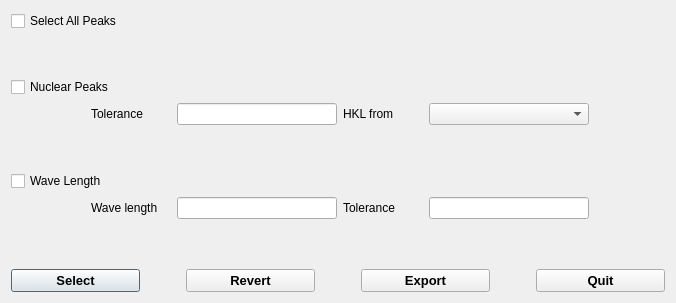
<?xml version="1.0" encoding="UTF-8"?>
<ui version="4.0">
 <class>Dialog</class>
 <widget class="QDialog" name="Dialog">
  <property name="windowModality">
   <enum>Qt::WindowModal</enum>
  </property>
  <property name="geometry">
   <rect>
    <x>0</x>
    <y>0</y>
    <width>676</width>
    <height>303</height>
   </rect>
  </property>
  <property name="windowTitle">
   <string>Dialog</string>
  </property>
  <property name="modal">
   <bool>true</bool>
  </property>
  <layout class="QVBoxLayout" name="verticalLayout">
   <item>
    <layout class="QHBoxLayout" name="horizontalLayout">
     <item>
      <widget class="QCheckBox" name="checkBox_selectAllPeaks">
       <property name="text">
        <string>Select All Peaks</string>
       </property>
      </widget>
     </item>
     <item>
      <spacer name="horizontalSpacer_3">
       <property name="orientation">
        <enum>Qt::Horizontal</enum>
       </property>
       <property name="sizeHint" stdset="0">
        <size>
         <width>40</width>
         <height>20</height>
        </size>
       </property>
      </spacer>
     </item>
    </layout>
   </item>
   <item>
    <spacer name="verticalSpacer">
     <property name="orientation">
      <enum>Qt::Vertical</enum>
     </property>
     <property name="sizeType">
      <enum>QSizePolicy::Ignored</enum>
     </property>
     <property name="sizeHint" stdset="0">
      <size>
       <width>20</width>
       <height>40</height>
      </size>
     </property>
    </spacer>
   </item>
   <item>
    <layout class="QHBoxLayout" name="horizontalLayout_2">
     <item>
      <widget class="QCheckBox" name="checkBox_selectNuclearPeaks">
       <property name="text">
        <string>Nuclear Peaks</string>
       </property>
      </widget>
     </item>
     <item>
      <spacer name="horizontalSpacer_4">
       <property name="orientation">
        <enum>Qt::Horizontal</enum>
       </property>
       <property name="sizeHint" stdset="0">
        <size>
         <width>40</width>
         <height>20</height>
        </size>
       </property>
      </spacer>
     </item>
    </layout>
   </item>
   <item>
    <layout class="QHBoxLayout" name="horizontalLayout_3">
     <item>
      <spacer name="horizontalSpacer">
       <property name="orientation">
        <enum>Qt::Horizontal</enum>
       </property>
       <property name="sizeType">
        <enum>QSizePolicy::Fixed</enum>
       </property>
       <property name="sizeHint" stdset="0">
        <size>
         <width>80</width>
         <height>20</height>
        </size>
       </property>
      </spacer>
     </item>
     <item>
      <widget class="QLabel" name="label">
       <property name="sizePolicy">
        <sizepolicy hsizetype="Fixed" vsizetype="Preferred">
         <horstretch>0</horstretch>
         <verstretch>0</verstretch>
        </sizepolicy>
       </property>
       <property name="minimumSize">
        <size>
         <width>80</width>
         <height>0</height>
        </size>
       </property>
       <property name="maximumSize">
        <size>
         <width>80</width>
         <height>16777215</height>
        </size>
       </property>
       <property name="text">
        <string>Tolerance</string>
       </property>
      </widget>
     </item>
     <item>
      <widget class="QLineEdit" name="lineEdit_nuclearPeaksTolerance">
       <property name="sizePolicy">
        <sizepolicy hsizetype="Fixed" vsizetype="Fixed">
         <horstretch>0</horstretch>
         <verstretch>0</verstretch>
        </sizepolicy>
       </property>
       <property name="minimumSize">
        <size>
         <width>160</width>
         <height>0</height>
        </size>
       </property>
       <property name="maximumSize">
        <size>
         <width>160</width>
         <height>16777215</height>
        </size>
       </property>
      </widget>
     </item>
     <item>
      <widget class="QLabel" name="label_3">
       <property name="sizePolicy">
        <sizepolicy hsizetype="Fixed" vsizetype="Preferred">
         <horstretch>0</horstretch>
         <verstretch>0</verstretch>
        </sizepolicy>
       </property>
       <property name="minimumSize">
        <size>
         <width>80</width>
         <height>0</height>
        </size>
       </property>
       <property name="maximumSize">
        <size>
         <width>80</width>
         <height>16777215</height>
        </size>
       </property>
       <property name="text">
        <string>HKL from</string>
       </property>
      </widget>
     </item>
     <item>
      <widget class="QComboBox" name="comboBox_hklType">
       <property name="sizePolicy">
        <sizepolicy hsizetype="Fixed" vsizetype="Fixed">
         <horstretch>0</horstretch>
         <verstretch>0</verstretch>
        </sizepolicy>
       </property>
       <property name="minimumSize">
        <size>
         <width>160</width>
         <height>0</height>
        </size>
       </property>
       <property name="maximumSize">
        <size>
         <width>160</width>
         <height>16777215</height>
        </size>
       </property>
      </widget>
     </item>
     <item>
      <spacer name="horizontalSpacer_5">
       <property name="orientation">
        <enum>Qt::Horizontal</enum>
       </property>
       <property name="sizeHint" stdset="0">
        <size>
         <width>40</width>
         <height>20</height>
        </size>
       </property>
      </spacer>
     </item>
    </layout>
   </item>
   <item>
    <spacer name="verticalSpacer_2">
     <property name="orientation">
      <enum>Qt::Vertical</enum>
     </property>
     <property name="sizeType">
      <enum>QSizePolicy::Ignored</enum>
     </property>
     <property name="sizeHint" stdset="0">
      <size>
       <width>20</width>
       <height>40</height>
      </size>
     </property>
    </spacer>
   </item>
   <item>
    <layout class="QHBoxLayout" name="horizontalLayout_4">
     <item>
      <widget class="QCheckBox" name="checkBox_wavelength">
       <property name="text">
        <string>Wave Length</string>
       </property>
      </widget>
     </item>
    </layout>
   </item>
   <item>
    <layout class="QHBoxLayout" name="horizontalLayout_6">
     <item>
      <spacer name="horizontalSpacer_2">
       <property name="orientation">
        <enum>Qt::Horizontal</enum>
       </property>
       <property name="sizeType">
        <enum>QSizePolicy::Fixed</enum>
       </property>
       <property name="sizeHint" stdset="0">
        <size>
         <width>80</width>
         <height>20</height>
        </size>
       </property>
      </spacer>
     </item>
     <item>
      <widget class="QLabel" name="label_2">
       <property name="sizePolicy">
        <sizepolicy hsizetype="Fixed" vsizetype="Preferred">
         <horstretch>0</horstretch>
         <verstretch>0</verstretch>
        </sizepolicy>
       </property>
       <property name="minimumSize">
        <size>
         <width>80</width>
         <height>0</height>
        </size>
       </property>
       <property name="maximumSize">
        <size>
         <width>80</width>
         <height>16777215</height>
        </size>
       </property>
       <property name="text">
        <string>Wave length</string>
       </property>
      </widget>
     </item>
     <item>
      <widget class="QLineEdit" name="lineEdit_wavelength">
       <property name="sizePolicy">
        <sizepolicy hsizetype="Fixed" vsizetype="Fixed">
         <horstretch>0</horstretch>
         <verstretch>0</verstretch>
        </sizepolicy>
       </property>
       <property name="minimumSize">
        <size>
         <width>160</width>
         <height>0</height>
        </size>
       </property>
       <property name="maximumSize">
        <size>
         <width>160</width>
         <height>16777215</height>
        </size>
       </property>
      </widget>
     </item>
     <item>
      <widget class="QLabel" name="label_4">
       <property name="sizePolicy">
        <sizepolicy hsizetype="Fixed" vsizetype="Preferred">
         <horstretch>0</horstretch>
         <verstretch>0</verstretch>
        </sizepolicy>
       </property>
       <property name="minimumSize">
        <size>
         <width>80</width>
         <height>0</height>
        </size>
       </property>
       <property name="maximumSize">
        <size>
         <width>80</width>
         <height>16777215</height>
        </size>
       </property>
       <property name="text">
        <string>Tolerance</string>
       </property>
      </widget>
     </item>
     <item>
      <widget class="QLineEdit" name="lineEdit_wavelengthTolerance">
       <property name="sizePolicy">
        <sizepolicy hsizetype="Fixed" vsizetype="Fixed">
         <horstretch>0</horstretch>
         <verstretch>0</verstretch>
        </sizepolicy>
       </property>
       <property name="minimumSize">
        <size>
         <width>160</width>
         <height>0</height>
        </size>
       </property>
       <property name="maximumSize">
        <size>
         <width>160</width>
         <height>16777215</height>
        </size>
       </property>
      </widget>
     </item>
     <item>
      <spacer name="horizontalSpacer_6">
       <property name="orientation">
        <enum>Qt::Horizontal</enum>
       </property>
       <property name="sizeHint" stdset="0">
        <size>
         <width>40</width>
         <height>20</height>
        </size>
       </property>
      </spacer>
     </item>
    </layout>
   </item>
   <item>
    <spacer name="verticalSpacer_3">
     <property name="orientation">
      <enum>Qt::Vertical</enum>
     </property>
     <property name="sizeHint" stdset="0">
      <size>
       <width>20</width>
       <height>40</height>
      </size>
     </property>
    </spacer>
   </item>
   <item>
    <layout class="QHBoxLayout" name="horizontalLayout_5">
     <item>
      <widget class="QPushButton" name="pushButton_selectScans">
       <property name="font">
        <font>
         <pointsize>10</pointsize>
         <weight>75</weight>
         <bold>true</bold>
        </font>
       </property>
       <property name="text">
        <string>Select</string>
       </property>
      </widget>
     </item>
     <item>
      <spacer name="horizontalSpacer_7">
       <property name="orientation">
        <enum>Qt::Horizontal</enum>
       </property>
       <property name="sizeType">
        <enum>QSizePolicy::Preferred</enum>
       </property>
       <property name="sizeHint" stdset="0">
        <size>
         <width>40</width>
         <height>20</height>
        </size>
       </property>
      </spacer>
     </item>
     <item>
      <widget class="QPushButton" name="pushButton_revertCurrentSelection">
       <property name="font">
        <font>
         <pointsize>10</pointsize>
         <weight>75</weight>
         <bold>true</bold>
        </font>
       </property>
       <property name="text">
        <string>Revert</string>
       </property>
      </widget>
     </item>
     <item>
      <spacer name="horizontalSpacer_8">
       <property name="orientation">
        <enum>Qt::Horizontal</enum>
       </property>
       <property name="sizeType">
        <enum>QSizePolicy::Preferred</enum>
       </property>
       <property name="sizeHint" stdset="0">
        <size>
         <width>40</width>
         <height>20</height>
        </size>
       </property>
      </spacer>
     </item>
     <item>
      <widget class="QPushButton" name="pushButton_exportSelectedScans">
       <property name="font">
        <font>
         <pointsize>10</pointsize>
         <weight>75</weight>
         <bold>true</bold>
        </font>
       </property>
       <property name="toolTip">
        <string>&lt;html&gt;&lt;head/&gt;&lt;body&gt;&lt;p&gt;Export selected peaks to a file&lt;/p&gt;&lt;/body&gt;&lt;/html&gt;</string>
       </property>
       <property name="text">
        <string>Export</string>
       </property>
      </widget>
     </item>
     <item>
      <spacer name="horizontalSpacer_9">
       <property name="orientation">
        <enum>Qt::Horizontal</enum>
       </property>
       <property name="sizeType">
        <enum>QSizePolicy::Preferred</enum>
       </property>
       <property name="sizeHint" stdset="0">
        <size>
         <width>40</width>
         <height>20</height>
        </size>
       </property>
      </spacer>
     </item>
     <item>
      <widget class="QPushButton" name="pushButton_quit">
       <property name="font">
        <font>
         <pointsize>10</pointsize>
         <weight>75</weight>
         <bold>true</bold>
        </font>
       </property>
       <property name="text">
        <string>Quit</string>
       </property>
      </widget>
     </item>
    </layout>
   </item>
  </layout>
 </widget>
 <resources/>
 <connections/>
</ui>
